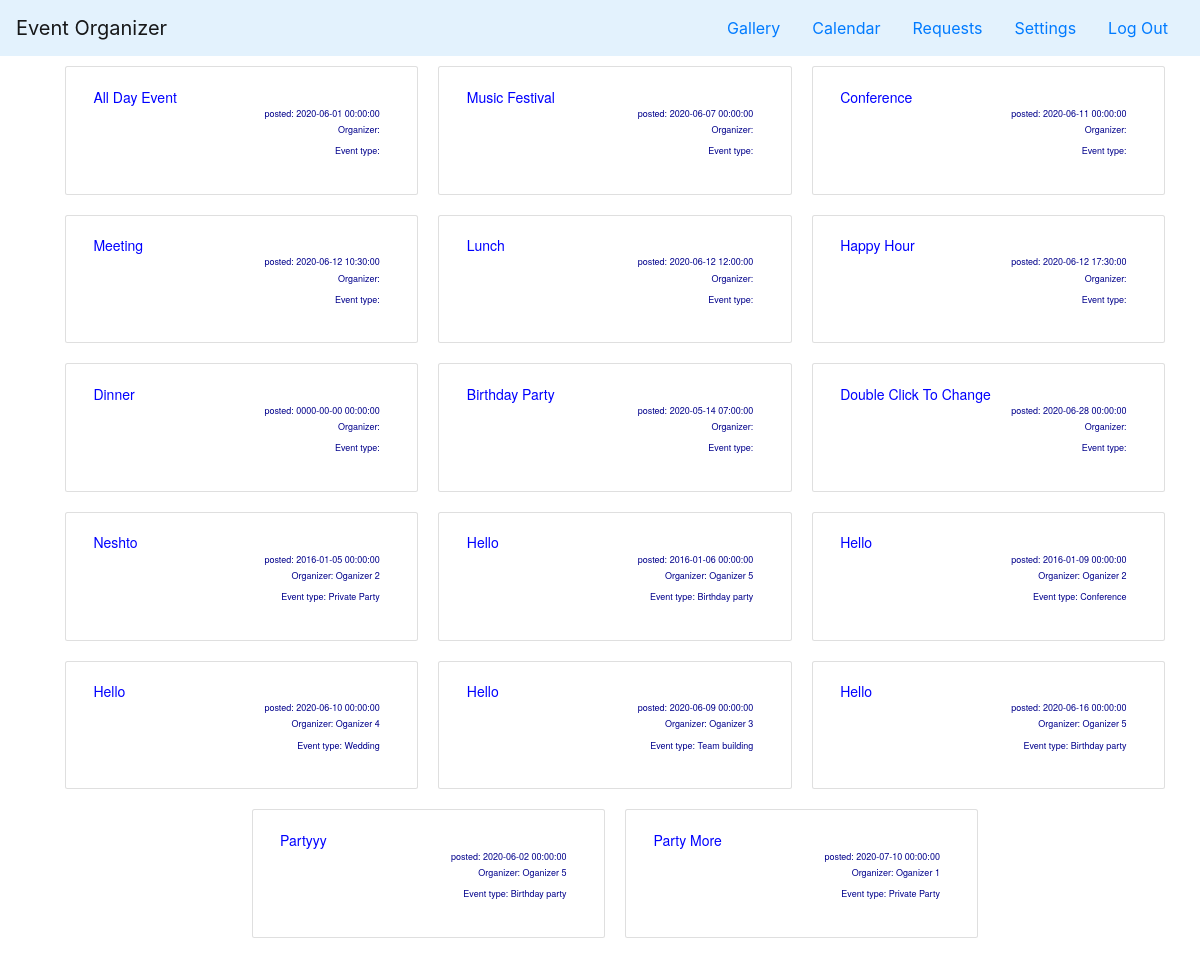
The page /admin/galery.php (signed in) on the database as committed earlier.
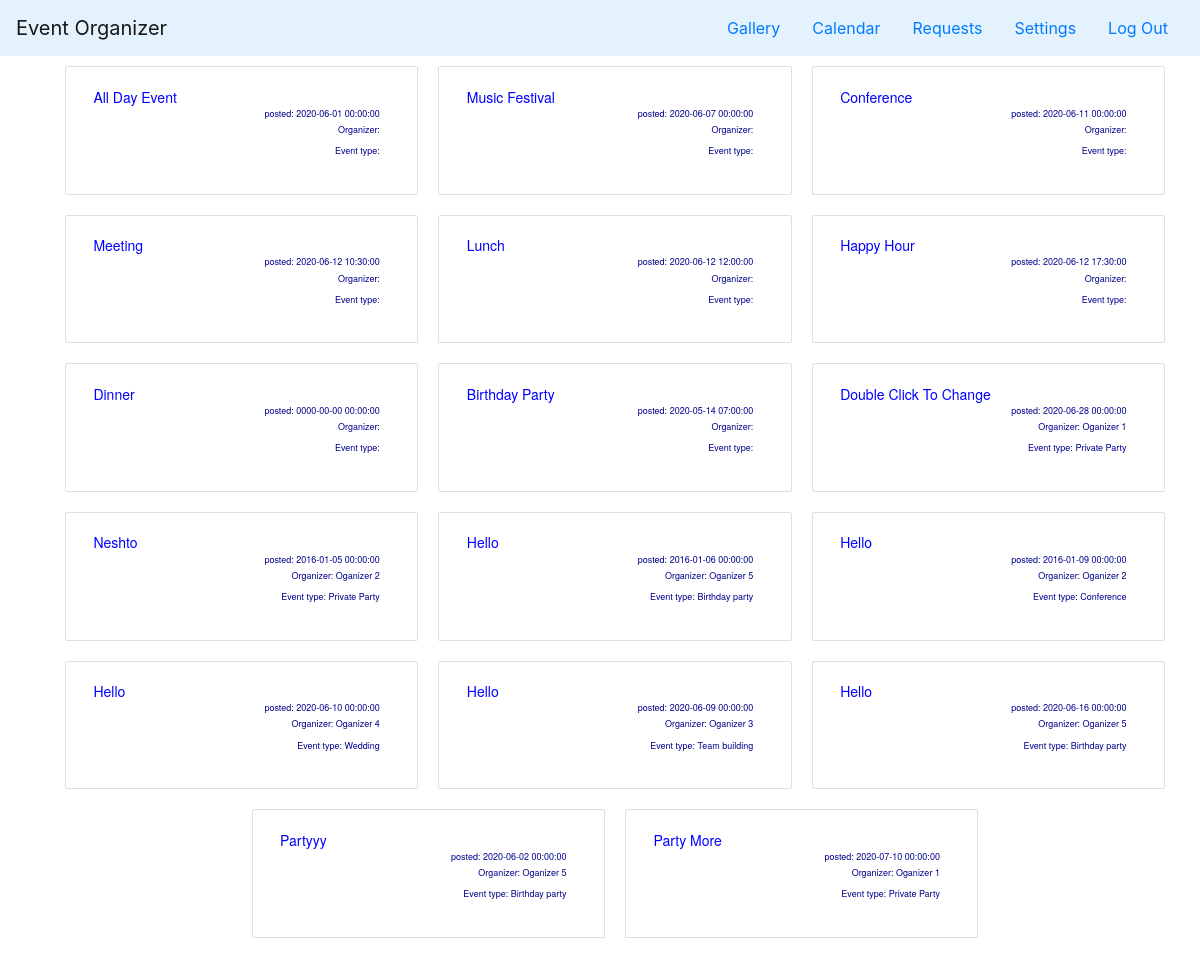
The same page on the database as committed later.
### tables this page shows
CREATE TABLE `events` (
  `id` int(11) NOT NULL,
  `title` varchar(255) NOT NULL,
  `color` varchar(7) DEFAULT NULL,
  `organizer` varchar(255) DEFAULT NULL,
  `start` datetime NOT NULL,
  `end` datetime DEFAULT NULL,
  `eventType` varchar(255) DEFAULT NULL,
  `people` int(50) NOT NULL,
  `foodType` varchar(255) DEFAULT NULL,
  `description` varchar(255) NOT NULL
);

### includes/event.php (called while the page is built, shortened)
<?php
class Event{
	public function fetch_all(){
		global $pdo;
		$query = $pdo->prepare("SELECT * FROM events");
		$query->execute();
		return $query->fetchAll();
	}
}
?>

### admin/galery.php (the view, shortened to what this page needs)
<?php
include_once('../includes/connection.php');
include_once('../includes/event.php');
$event = new Event();
$events = $event->fetch_all();
?>
<!DOCTYPE html>
<html>
<!DOCTYPE html>
<html lang="en">
<head>
	<link href="css/bootstrap.css" rel="stylesheet">
	<link href='css/fullcalendar.css' rel='stylesheet' />
</head>
<body>
 <nav class="navbar navbar-light" style="background-color: #e3f2fd;">
          <a class="navbar-brand" href="../index.php">Event Organizer</a>
          <ul class="nav">
            <li class="nav-item">
              <a class="nav-link " href="galery.php">Gallery</a>
            </li>
          <li class="nav-item">
              <a class="nav-link " href="calendar.php">Calendar</a>
            </li>
            <li class="nav-item">
              <a class="nav-link " href="panel.php">Requests</a>
            </li>
            <li class="nav-item">
              <a class="nav-link " href="editAccountInfo.php">Settings</a>
            </li>
            <li class="nav-item">
              <a class="nav-link " href="logout.php">Log Out</a>
            </li>
          </ul>
		</nav>
    <div class="container">
<div class="container">
<div class="row justify-content-center">
<?php foreach ($events as $event) { ?>
			<div class="card col-4" style="margin: 10px 10px; max-width: 31%;">
			  <div class="card-body">
			    <h5 class="card-title" style="color:blue;"><a class="item-title"> <?php echo $event['title']; ?> </a></h5>
			    <h6 class="card-subtitle mb-2 text-muted"><small class="item-date"> posted: <?php echo $event['start'];  ?> </small></h6> <br>
				<h6 class="card-subtitle mb-2 text-muted"><small class="item-date"> Organizer: <?php echo $event['organizer'];  ?> </small></h6><br>
				<h6 class="card-subtitle mb-2 text-muted"><small class="item-date"> Event type: <?php echo $event['eventType'];  ?> </small></h6><br>
			  </div>
			</div>
			<?php } ?>
			</div>
			<br><br>
		</div>
</div>
</body>
</html>

Rows that differ between the two databases and show on the page:
changed events "Double Click To Change": organizer (not shown) → "Oganizer 1"; eventType (not shown) → "Private Party"
